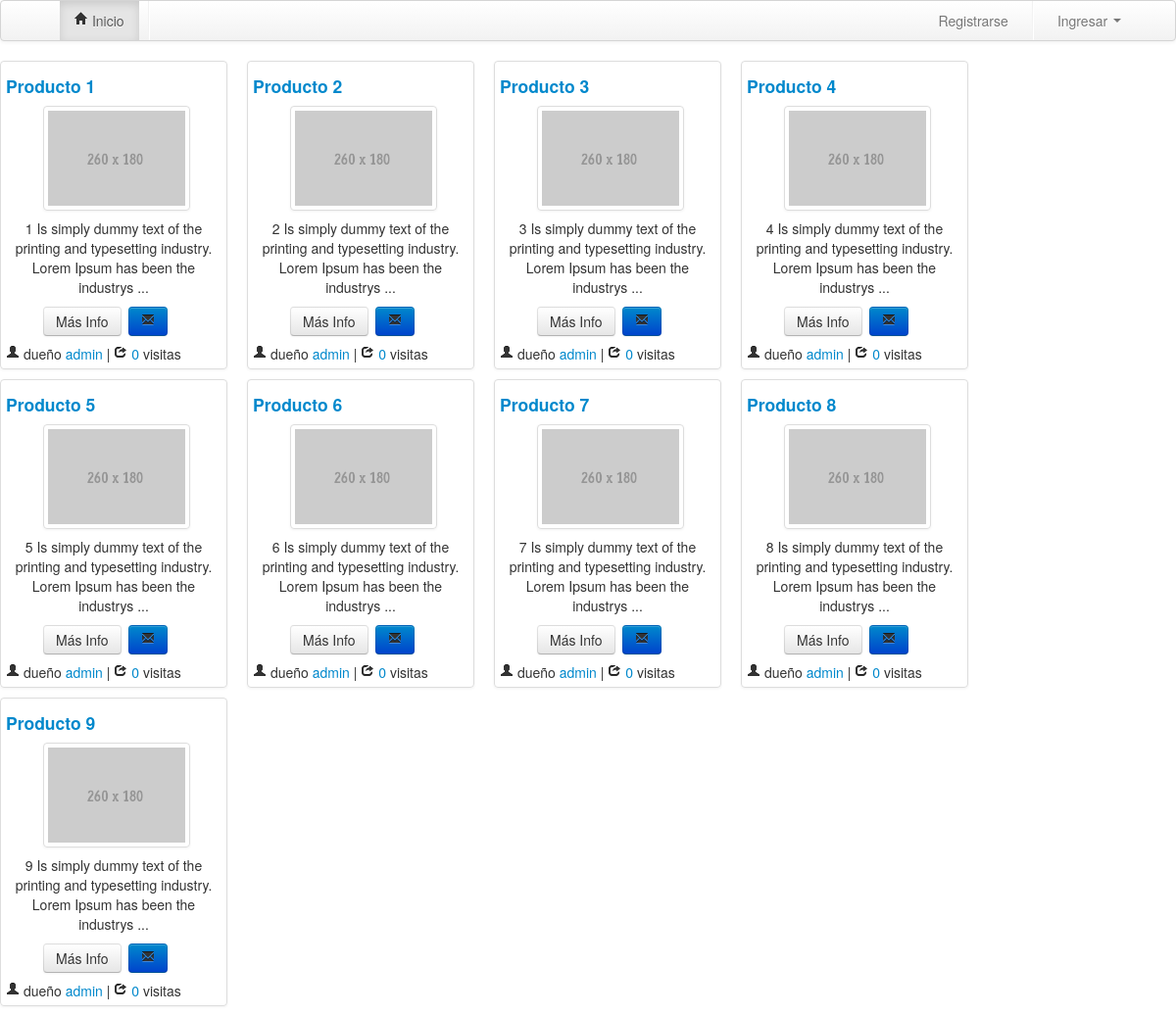
The page / on the database its author committed.
### tables this page shows
CREATE TABLE productos (
    id INT NOT NULL AUTO_INCREMENT,
    id_usuario INT NOT NULL,
    nombre VARCHAR(150) NOT NULL,
    descripcion VARCHAR(1000) NULL,
    precio DECIMAL(10, 2) NOT NULL,
    imagen_portada VARCHAR(300) NULL,
    visitas INT NOT NULL DEFAULT 0,
    PRIMARY KEY(id),
    FOREIGN KEY (id_usuario) REFERENCES usuarios (id)
);

CREATE TABLE usuarios (
    id INT NOT NULL AUTO_INCREMENT,
    usuario VARCHAR(250) UNIQUE NOT NULL,
    email VARCHAR(250) UNIQUE NOT NULL,
    contrasenia VARCHAR(32) NOT NULL,
    PRIMARY KEY (id)
);

### libs/db/sql.config.php (called while the page is built, shortened)
<?php
require_once 'class.mysql.db.php';
$primary_db = new MySqlDbClass();

### libs/db/class.mysql.db.php (called while the page is built, shortened)
<?php
class MySqlDbClass {
   var $auto_slashes;
   function MySqlDbClass() {
      $this->auto_slashes = true;
   }
   function select($sql) {
      $r = mysql_query($sql);
      return $r;
   }
   function select_one($sql) {
      $r = mysql_query($sql);
      $ret = mysql_result($r, 0);
      if ($this->auto_slashes) return stripslashes($ret);
      else return $ret;
   }
   function get_row($result, $type='MYSQL_BOTH') {
      if ($type == 'MYSQL_BOTH') $row = mysql_fetch_array($result, MYSQL_BOTH);
      if (!$row) return false;
      if ($this->auto_slashes) {
         foreach ($row as $key => $value) {
            $row[$key] = stripslashes($value);
         }
      }
      return $row;
   }
}
?>

### index.php (the view, shortened to what this page needs)
<!DOCTYPE html>
<?php
require_once HOME_PATH . "/libs/db/sql.config.php";
function getNombreUsuario($id_usu) {
    global $primary_db;
    if (!empty($id_usu)) {
        $sql_nom_usu = "SELECT usuario FROM usuarios WHERE id = $id_usu";
        $nom_usu = $primary_db->select_one($sql_nom_usu);
    }
    return $nom_usu;
}
function getProductsHtml() {
    global $primary_db;
    $sql_prods = "SELECT id, nombre, id_usuario,
                         visitas, imagen_portada, CONCAT(SUBSTR(descripcion, 1, 100), '...') as desc_cortada
                  FROM productos";
    $res_prods = $primary_db->select($sql_prods);
    $html = '';
    while ($row = $primary_db->get_row($res_prods)) {
        $html .= '<div class="span3 article_border">';
        $html .= '<div class="article">';
        $html .= '<div class="article_title">';
        $html .= '<h4><strong><a href="' . WEB_HOST . WEB_PATH . '/productos/mas_info.php?id_prod=' . $row['id'] . '">' . $row['nombre'] . '</a></strong></h4>';
        $html .= '</div>';
        $html .= '<div class="article_details">';
        $html .= '<a href="#" class="thumbnail"><img src="' . WEB_HOST . WEB_PATH . '/img/' . $row['imagen_portada'] . '" /></a>';
        $html .= '<p>' . $row['desc_cortada'] . '</p>';
        $html .= '</div>';
        $html .= '<div class="article_info">';
        $html .= '<p><a class="btn" href="' . WEB_HOST . WEB_PATH . '/productos/mas_info.php?id_prod=' . $row['id'] . '">Más Info</a>&nbsp;&nbsp;';
        $html .= '<a class="btn btn-primary contactar" href="#"><i class="icon-envelope"></i></a></p>';
        $html .= '<div class="visitas">';
        $html .= '<i class="icon-user"></i> dueño <a href="' . WEB_HOST . WEB_PATH . '/usuarios/ver_perfil.php?id_usu=' . $row['id_usuario'] . '">' . getNombreUsuario($row['id_usuario']) . '</a>&nbsp;';
        $html .= '| <i class="icon-share"></i> <a href="' . WEB_HOST . WEB_PATH . '/productos/mas_info.php?id_prod=' . $row['id'] . '">' . $row['visitas'] . '</a>&nbsp;visitas';
        $html .= '</div>';
        $html .= '</div>';
        $html .= '</div>';
        $html .= '</div>';
    }
    return $html;
}
?>
<html>
    <head>
        <link href="http://code.jquery.com/ui/jquery-ui-git.css" type="text/css" rel="stylesheet">
        <link href="css/bootstrap.min.css" media="all" type="text/css" rel="stylesheet">
        <link href="css/custom.css" type="text/css" rel="stylesheet">
    </head>
    <body>
        <div class="navbar">
            <div class="navbar-inner">
                <div class="container-fluid">
                    <a class="brand" href="#" name="top"><span class="logo"></span></a>
                    <div class="nav-collapse collapse">
                        <ul class="nav">
                            <li class="active"><a href="#"><i class="icon-home"></i> Inicio</a></li>
                            <li class="divider-vertical"></li>
                        </ul>
                        <ul class="nav pull-right">
                            <li><a href="/signup">Registrarse</a></li>
                            <li class="divider-vertical"></li>
                            <li class="dropdown">
                                <a class="dropdown-toggle" href="#" data-toggle="dropdown">Ingresar <strong class="caret"></strong></a>
                            </li>
                        </ul>
                    </div>
                </div>
            </div>
        </div>
        <div class="main">
            <div class="row">
                <?php echo getProductsHtml(); ?>
            </div>
        </div>
    </body>
</html>

### css/custom.css (style rules this page uses)
.article_border { padding: 5px 5px 5px 5px; margin-bottom: 10px; border: 1px solid #ddd; -webkit-border-radius: 4px; -moz-border-radius: 4px; border-radius: 4px; -webkit-box-shadow: 0 1px 3px rgba(0,0,0,0.055); -moz-box-shadow: 0 1px 3px rgba(0,0,0,0.055); box-shadow: 0 1px 3px rgba(0,0,0,0.055); -webkit-transition: all .2s ease-in-out; }
.article { width: 220px; }
.article_title { width: 220px; }
.article_details { width: 220px; }
.article_details a { width: 140px; margin: 0 0 8px 38px; }
.article_details p { text-align: center; }
.article_info p { width: 220px; margin: 0 0 8px 38px; }
.article_info .visitas { width: 220px; }

### rows shown on the page
productos: nombre "Producto 1", imagen_portada (picture), desc_cortada "1 Is simply dummy text of the printing and typesetting industry. Lorem Ipsum has been the industrys ...", id_usuario.usuario "admin", visitas "0"
productos: nombre "Producto 2", imagen_portada (picture), desc_cortada "2 Is simply dummy text of the printing and typesetting industry. Lorem Ipsum has been the industrys ...", id_usuario.usuario "admin", visitas "0"
productos: nombre "Producto 3", imagen_portada (picture), desc_cortada "3 Is simply dummy text of the printing and typesetting industry. Lorem Ipsum has been the industrys ...", id_usuario.usuario "admin", visitas "0"
productos: nombre "Producto 4", imagen_portada (picture), desc_cortada "4 Is simply dummy text of the printing and typesetting industry. Lorem Ipsum has been the industrys ...", id_usuario.usuario "admin", visitas "0"
productos: nombre "Producto 5", imagen_portada (picture), desc_cortada "5 Is simply dummy text of the printing and typesetting industry. Lorem Ipsum has been the industrys ...", id_usuario.usuario "admin", visitas "0"
productos: nombre "Producto 6", imagen_portada (picture), desc_cortada "6 Is simply dummy text of the printing and typesetting industry. Lorem Ipsum has been the industrys ...", id_usuario.usuario "admin", visitas "0"
productos: nombre "Producto 7", imagen_portada (picture), desc_cortada "7 Is simply dummy text of the printing and typesetting industry. Lorem Ipsum has been the industrys ...", id_usuario.usuario "admin", visitas "0"
productos: nombre "Producto 8", imagen_portada (picture), desc_cortada "8 Is simply dummy text of the printing and typesetting industry. Lorem Ipsum has been the industrys ...", id_usuario.usuario "admin", visitas "0"
productos: nombre "Producto 9", imagen_portada (picture), desc_cortada "9 Is simply dummy text of the printing and typesetting industry. Lorem Ipsum has been the industrys ...", id_usuario.usuario "admin", visitas "0"
